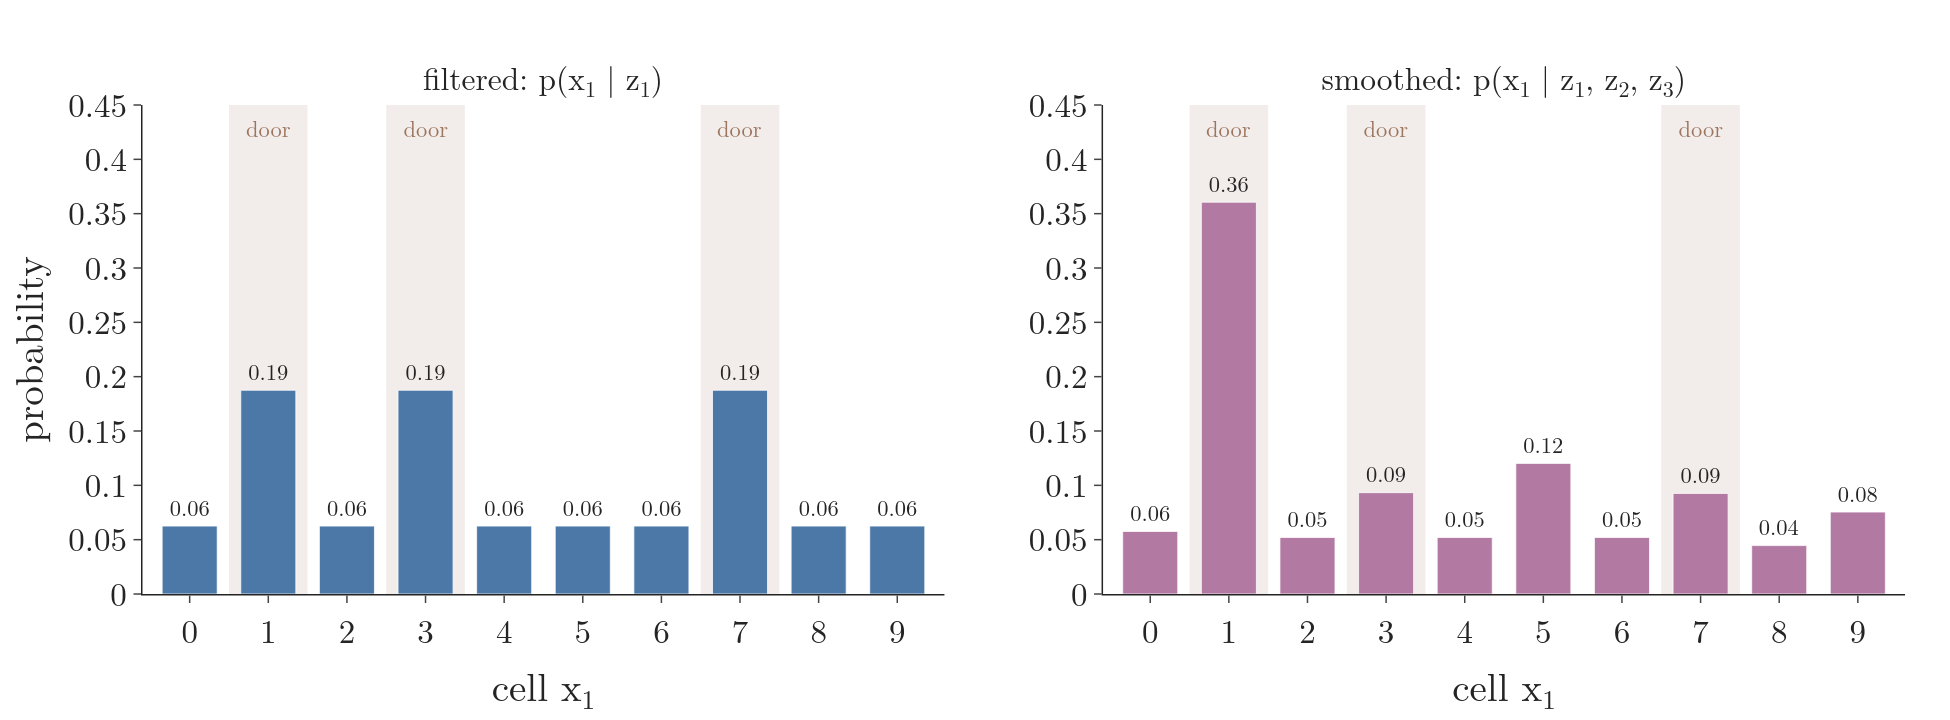

Write Python code to recreate this figure.
"""Filtered against smoothed belief at t = 1. Filtering uses only the first reading: 0.1875 on each door. Smoothing
also uses the later readings (door at t = 2, wall at t = 3): cell 1 rises to 0.36, cells 3 and 7 fall to 0.09.
Run: python smoothing.py -> smoothing.png"""
from pathlib import Path

from plotly.subplots import make_subplots

from gifkit import BLUE, PURPLE
from hallplot import bars, door_labels, layout
from hmmrun import FILTERED, SMOOTHED

here = Path(__file__).parent
assert abs(SMOOTHED[0][1] - 0.3606) < 1e-4
fig = make_subplots(rows=1, cols=2, horizontal_spacing=0.09,
                    subplot_titles=["filtered: p(x<sub>1</sub> | z<sub>1</sub>)",
                                    "smoothed: p(x<sub>1</sub> | z<sub>1</sub>, z<sub>2</sub>, z<sub>3</sub>)"])
bars(fig, FILTERED[0], BLUE, row=1, col=1, ymax=0.45)
bars(fig, SMOOTHED[0], PURPLE, row=1, col=2, ymax=0.45)
for c in (1, 2):
    door_labels(fig, 0.43, row=1, col=c)
    fig.update_xaxes(title="cell x<sub>1</sub>", row=1, col=c)
fig.update_yaxes(title="probability", row=1, col=1)
layout(fig, 1300, 480, top=70)
fig.write_image(here / "smoothing.png", scale=1.5)
